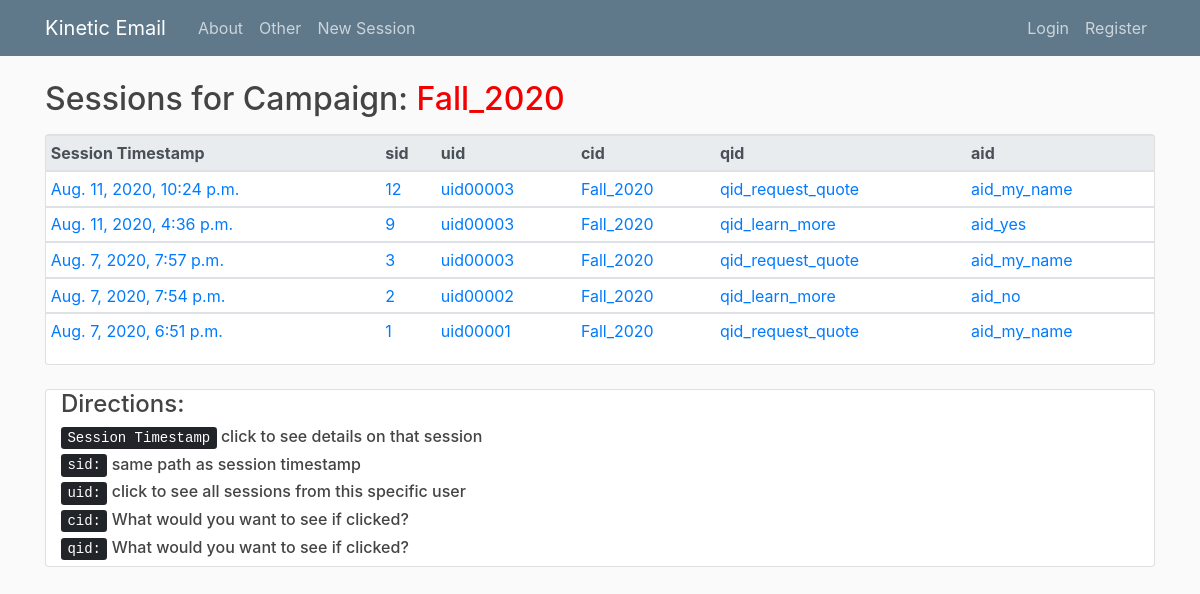
Page /cid/Fall_2020 on the committed database.
### blog/models.py (models this page shows, shortened)
class Session(models.Model):
    uid = models.CharField(max_length=50)
    cid = models.CharField(max_length=50)  # switched from eid
    qid = models.CharField(max_length=50)
    aid = models.CharField(max_length=50)
    session_date = models.DateTimeField(auto_now_add=True)

### blog/views.py (the view)
# urls.py: path('cid/<str:cid>', CidSessionListView.as_view(), name='cid-sessions'),
class CidSessionListView(ListView):
    model = Session
    template_name = 'blog/cid_sessions.html'
    context_object_name = 'sessions'
    ordering = ['-session_date']
    def get_queryset(self):
        return Session.objects.filter(cid=self.kwargs.get('cid')).order_by('-session_date')

### blog/templates/blog/cid_sessions.html
{% extends "blog/base.html" %}
{% block content %}
<h2 class="mb-3">Sessions for Campaign: <font color="#f40000">{{ view.kwargs.cid }}</font></h2>
    <div class="card">
      <table class="table table-hover table-sm">
        <thead class="thead-light">
          <tr>
            <th>Session Timestamp</th>
            <th>sid</th>
            <th>uid</th>
            <th>cid</th>
            <th>qid</th>
            <th>aid</th>
          </tr>
        </thead>
        {% for session in sessions %}
            <tbody>
              <tr>
                <td>
                    <a href="{% url 'session-detail' session.id %}">
                    {{ session.session_date }}
                    </a>
                </td>
                <td><a href="{% url 'session-detail' session.id %}">{{ session.id }}</a></td>
                <td><a href="{% url 'uid-sessions' session.uid %}">{{ session.uid }}</a></td>
                <td><a href="{% url 'cid-sessions' session.cid %}">{{ session.cid }}</a></td>
                <td><a href="{% url 'qid-sessions' session.qid %}">{{ session.qid }}</a></td>
                <td><a href="{% url 'aid-sessions' session.aid %}">{{ session.aid }}</a></td>
              </tr>
            </tbody>
        {% endfor %}
      </table>
    </div>
<br>
    <div class="card">
        <div class="col-sm-12">
            <h4>Directions:</h4>
            <h6><kbd>Session Timestamp</kbd> click to see details on that session</h6>
            <h6><kbd>sid:</kbd> same path as session timestamp</h6>
            <h6><kbd>uid:</kbd> click to see all sessions from this specific user</h6>
            <h6><kbd>cid:</kbd> What would you want to see if clicked?</h6>
            <h6><kbd>qid:</kbd> What would you want to see if clicked?</h6>
        </div>
    </div>
{% endblock content %}

### blog/static/blog/main.css (style rules this page uses)
body { background: #fafafa; color: #333333; margin-top: 5rem; }
h1, h2, h3, h4, h5, h6 { color: #444444; }

### rows in the picture
Session: session_date "Aug. 11, 2020, 10:24 p.m.", id "12", uid "uid00003", cid "Fall_2020", qid "qid_request_quote", aid "aid_my_name"
Session: session_date "Aug. 11, 2020, 4:36 p.m.", id "9", uid "uid00003", cid "Fall_2020", qid "qid_learn_more", aid "aid_yes"
Session: session_date "Aug. 7, 2020, 7:57 p.m.", id "3", uid "uid00003", cid "Fall_2020", qid "qid_request_quote", aid "aid_my_name"
Session: session_date "Aug. 7, 2020, 7:54 p.m.", id "2", uid "uid00002", cid "Fall_2020", qid "qid_learn_more", aid "aid_no"
Session: session_date "Aug. 7, 2020, 6:51 p.m.", id "1", uid "uid00001", cid "Fall_2020", qid "qid_request_quote", aid "aid_my_name"

### other values in the picture
{{ view.kwargs.cid }} "Fall_2020"
